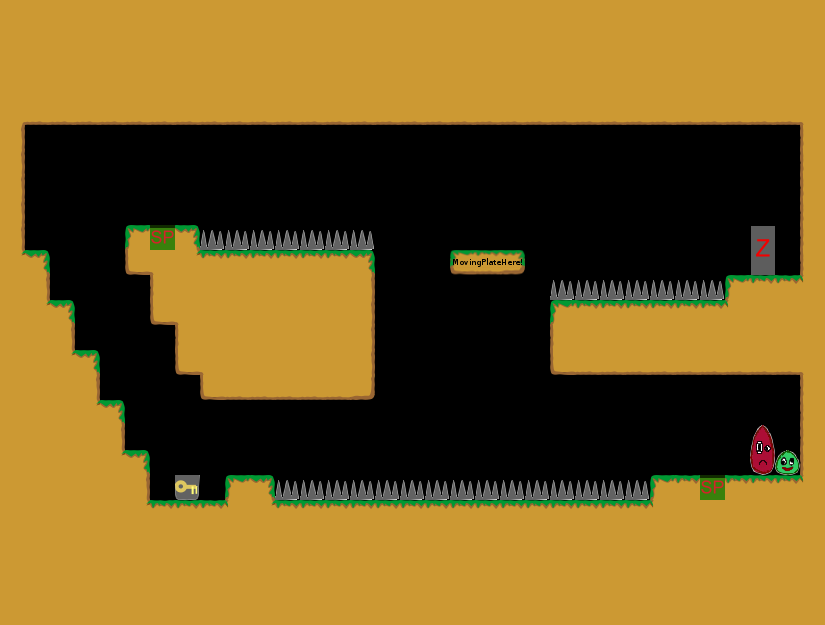

This is a level from a 2D game, rendered from its Tiled map with the project's own tilesets. A one-line summary and the map file follow, with tile-layer data summarised:
An orthogonal 33x25 tile map with 25x25 px tiles, 1 tile layer (Kachelebene 1).

<map version="1.0" orientation="orthogonal" width="33" height="25" tilewidth="25" tileheight="25">
 <tileset firstgid="1" name="Tileset" tilewidth="25" tileheight="25">
  <image source="../../../img/Tileset.png" width="400" height="250" />
 </tileset>
 <layer name="Kachelebene 1" width="33" height="25">
  <data>[825 cells, 523 non-empty, 24 distinct tile ids]</data>
 </layer>
</map>
